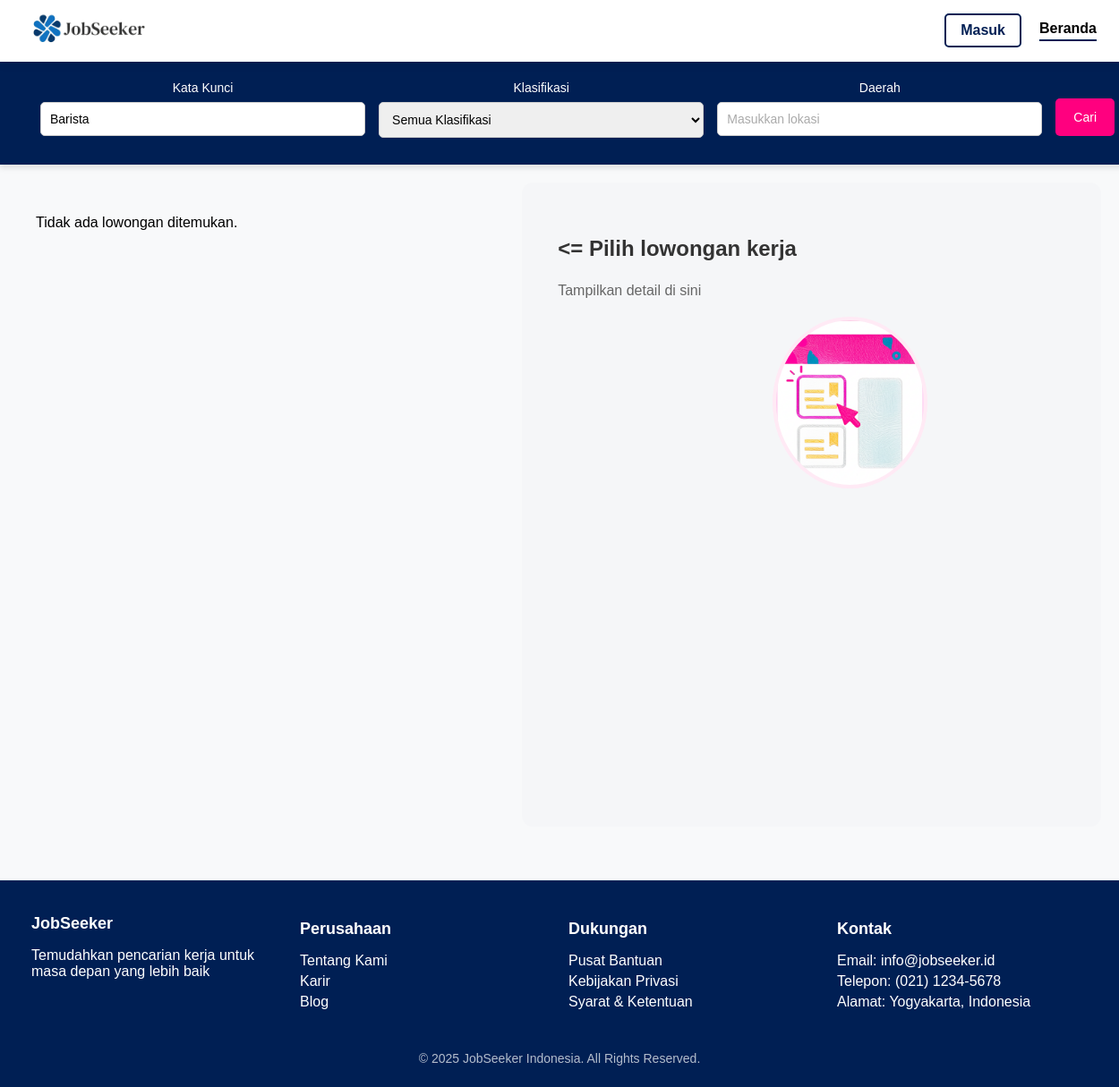
The page /index.php?keyword=Barista on the database as committed earlier.
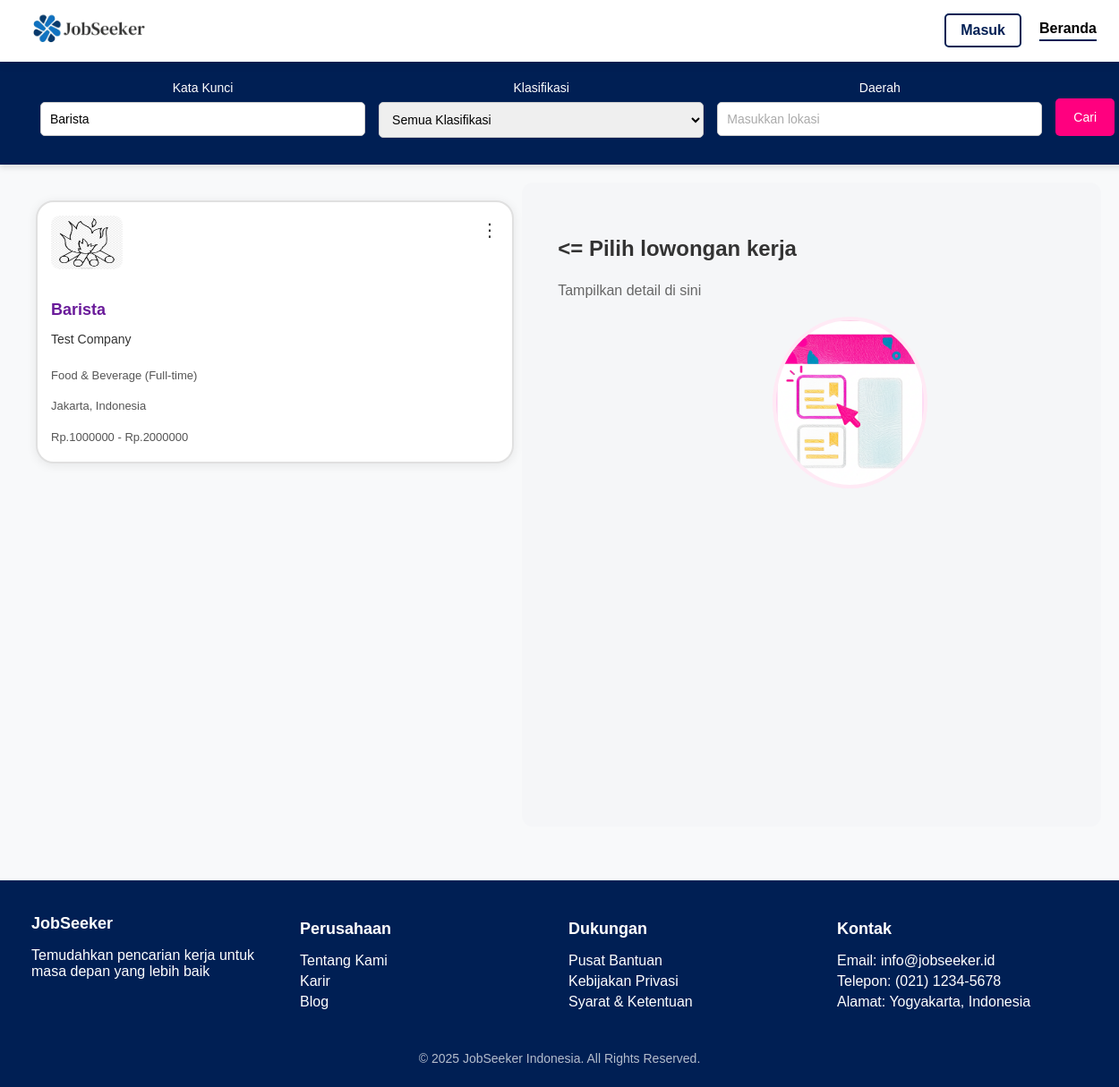
The same page on the database as committed later.
### tables this page shows
CREATE TABLE `lowongan` (
  `id` int(11) NOT NULL,
  `employer_id` int(11) NOT NULL,
  `judul` varchar(100) NOT NULL,
  `perusahaan` varchar(100) NOT NULL,
  `kategori` varchar(50) NOT NULL,
  `lokasi` varchar(100) NOT NULL,
  `gaji_min` int(11) NOT NULL,
  `gaji_max` int(11) NOT NULL,
  `gaji_display` varchar(100) NOT NULL,
  `tipe` varchar(20) NOT NULL,
  `logo` varchar(255) NOT NULL,
  `deskripsi` text NOT NULL,
  `kualifikasi` text NOT NULL,
  `batas_lamaran` date DEFAULT NULL,
  `created_at` timestamp NOT NULL DEFAULT current_timestamp(),
  `updated_at` timestamp NOT NULL DEFAULT current_timestamp() ON UPDATE current_timestamp()
);

### index.php (the view, shortened to what this page needs)
<?php
include 'koneksi.php';
$keyword  = $_GET['keyword'] ?? '';
$lokasi   = $_GET['lokasi'] ?? '';
$sql = "SELECT * FROM lowongan WHERE 1=1";
if (!empty($keyword)) {
    $sql .= " AND (judul LIKE '%" . $conn->real_escape_string($keyword) . "%' OR perusahaan LIKE '%" . $conn->real_escape_string($keyword) . "%')";
}
$sql .= " ORDER BY id DESC";
$result = $conn->query($sql);
?>
<!DOCTYPE html>
<html lang="id">
<head>
<link rel="stylesheet" href="styles/index.css?v=<?= time(); ?>">
</head>
<body>
<div class="navbar-container">
    <nav class="navbar">
        <a href="index.php" class="logo">
            <img src="assets/logo website/jobseeker.png" alt="Logo Web" />
        </a>
        <div class="nav-right">
            <a href="login_user.php"><button class="outline-button">Masuk</button></a>
            <ul class="breadcrumb">
                <li><a href="index.php" class="nav-item active">Beranda</a></li>
            </ul>
        </div>
    </nav>
</div>
<div class="search-box">
  <form method="GET">
    <div class="search-group">
      <div class="search-field">
        <label for="keyword">Kata Kunci</label>
        <input type="text" name="keyword" placeholder="Masukkan kata kunci" value="<?= htmlspecialchars($keyword) ?>">
      </div>
      <div class="search-field">
      <label for="kategori">Klasifikasi</label>
          <select name="kategori">
          <option value="">Semua Klasifikasi</option>
          </select>
      </div>
      <div class="search-field">
        <label for="lokasi">Daerah</label>
        <input type="text" name="lokasi" placeholder="Masukkan lokasi" value="<?= htmlspecialchars($lokasi) ?>">
      </div>
      <button type="submit">Cari</button>
    </div>
  </form>
</div>
<div class="main-container">
  <div class="job-list">
    <?php if ($result && $result->num_rows > 0): ?>
      <?php while($row = $result->fetch_assoc()): ?>
        <div class="job-card" data-id="<?= htmlspecialchars($row['id']) ?>">
          <div class="menu-container">
            <button class="menu-button">⋮</button>
          </div>
          <img src="<?= htmlspecialchars($row['logo'] ?? '/path/to/default-logo.png') ?>" alt="<?= htmlspecialchars($row['perusahaan']) ?>" style="height: 60px; margin-bottom: 15px;">
          <div style="font-size: 18px; font-weight: bold; color: #6a1b9a; margin-top: 5px;">
              <?= htmlspecialchars($row['judul']) ?>
          </div>
          <div style="font-size: 14px; color: #333; margin-bottom: 10px;">
              <?= htmlspecialchars($row['perusahaan']) ?>
          </div>
          <div style="font-size: 13px; color: #555; margin-bottom: 5px;">
              <?= htmlspecialchars($row['kategori']) ?> (<?= htmlspecialchars($row['tipe']) ?>)
          </div>
          <div style="font-size: 13px; color: #555; margin-bottom: 5px;">
              <?= htmlspecialchars($row['lokasi']) ?>
          </div>
          <div style="font-size: 13px; color: #555; margin-bottom: 5px;">
              Rp.<?= htmlspecialchars($row['gaji_min']) ?> - Rp.<?= htmlspecialchars($row['gaji_max']) ?>
          </div>
        </div>
      <?php endwhile; ?>
    <?php else: ?>
      <p>Tidak ada lowongan ditemukan.</p>
    <?php endif; ?>
  </div>
<div class="job-details" id="job-detail">
  <div class="job-placeholder">
    <h2><= Pilih lowongan kerja</h2>
    <p>Tampilkan detail di sini</p>
    <img src="assets/background/lihat.png" alt="Logo Web" />
  </div>
</div>
</div>
<footer class="footer">
    <div class="footer-container">
        <div class="footer-section">
            <h3>JobSeeker</h3>
            <p>Temudahkan pencarian kerja untuk masa depan yang lebih baik</p>
        </div>
        <div class="footer-section">
            <h4>Perusahaan</h4>
            <ul>
                <li><a href="#">Tentang Kami</a></li>
                <li><a href="#">Karir</a></li>
                <li><a href="#">Blog</a></li>
            </ul>
        </div>
        <div class="footer-section">
            <h4>Dukungan</h4>
            <ul>
                <li><a href="#">Pusat Bantuan</a></li>
                <li><a href="#">Kebijakan Privasi</a></li>
                <li><a href="#">Syarat & Ketentuan</a></li>
            </ul>
        </div>
        <div class="footer-section">
            <h4>Kontak</h4>
            <ul>
                <li>Email: info@jobseeker.id</li>
                <li>Telepon: (021) 1234-5678</li>
                <li>Alamat: Yogyakarta, Indonesia</li>
            </ul>
        </div>
    </div>
    <div class="footer-copy">
        <p>&copy; 2025 JobSeeker Indonesia. All Rights Reserved.</p>
    </div>
</footer>
</body>
</html>

Rows that differ between the two databases and show on the page:
now on this page (row edited): lowongan: logo (picture), judul "Barista", perusahaan "Test Company", kategori "Food & Beverage", tipe "Full-time", lokasi "Jakarta, Indonesia", gaji_min "1000000", gaji_max "2000000"
Other text that changed with them:
text no longer shown: "Tidak ada lowongan ditemukan."
